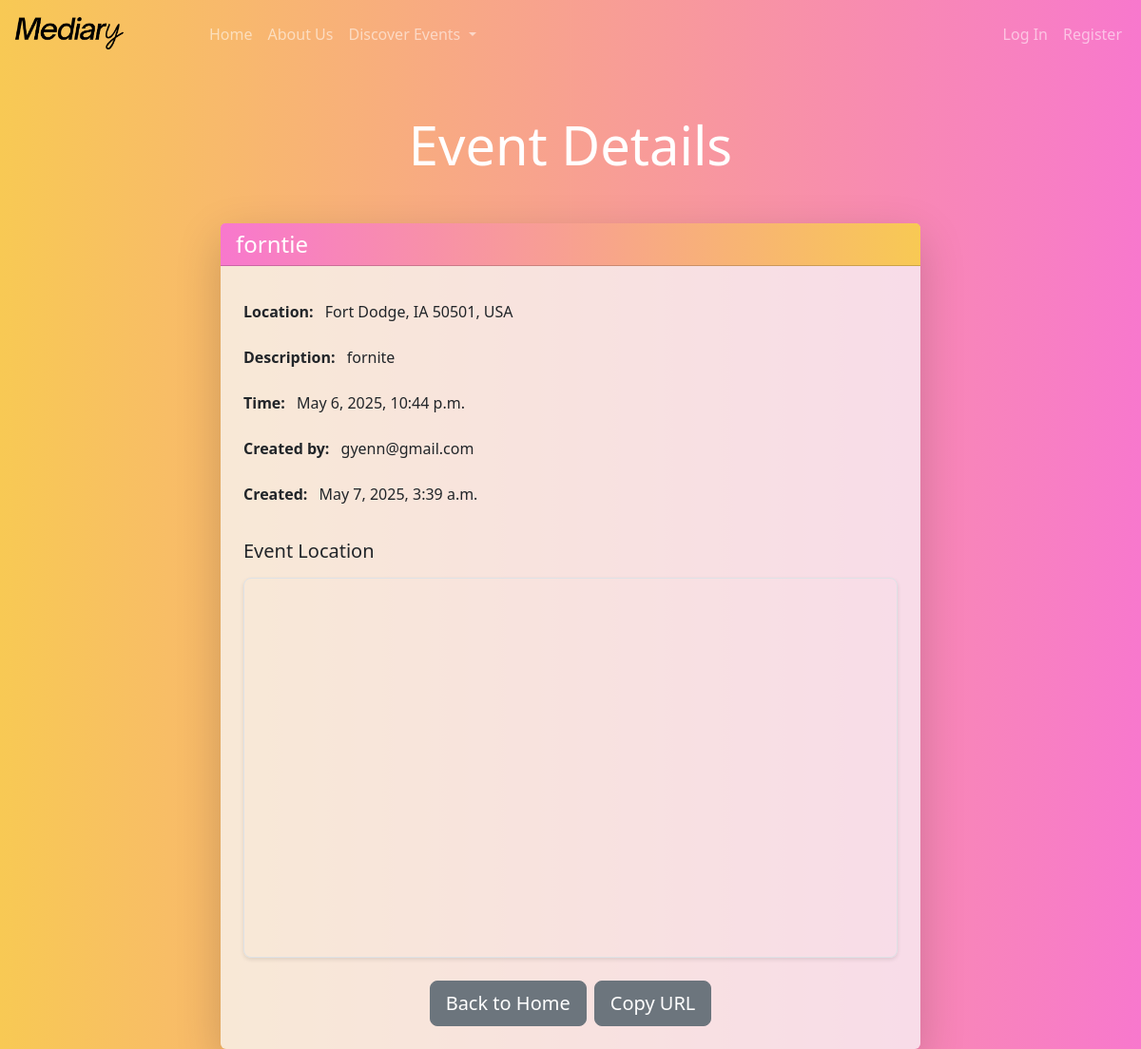
/event/2/, run on the app's committed database.
### mediary/models.py (models this page shows, shortened)
class Event(models.Model):
    user = models.ForeignKey(settings.AUTH_USER_MODEL, on_delete=models.SET_NULL, null=True, blank=True)
    created_at = models.DateTimeField(auto_now_add=True)
    title = models.CharField(max_length=255)
    location = models.CharField(max_length=255)
    description = models.CharField(max_length=255)
    time = models.DateTimeField()

class User(AbstractUser):
    email = models.EmailField(unique=True)
    username = models.CharField(max_length=150, unique=True, blank=False, null=False)
    USERNAME_FIELD = 'email'
    REQUIRED_FIELDS = []

### mediary/views.py (the view)
# urls.py: path('event/<int:event_id>/', views.event_detail, name='event_detail'),
def event_detail(request, event_id):
    event = get_object_or_404(Event, id=event_id)
    context = {'event': event}
    return render(request, 'mediary/event_detail.html', context)

### mediary/templates/mediary/event_detail.html (shortened to what this page needs)
{% extends "mediary/base.html" %}
{% load static %}
{% block content %}
<link href="https://cdn.jsdelivr.net/npm/bootstrap@5.3.2/dist/css/bootstrap.min.css" rel="stylesheet">
<div class="container mt-5">
    <h1 class="display-4 text-center mb-5 text-white">Event Details</h1>
    <div class="row justify-content-center">
        <div class="col-md-8">
            <div class="card shadow-lg border-0 bg-light bg-opacity-75">
                <div class="card-header bg-primary text-white">
                    <h2 class="h4 mb-0">{{ event.title }}</h2>
                </div>
                <div class="card-body p-4">
                    <ul class="list-group list-group-flush">
                        <li class="list-group-item bg-transparent">
                            <strong class="me-2">Location:</strong> {{ event.location }}
                        </li>
                        <li class="list-group-item bg-transparent">
                            <strong class="me-2">Description:</strong> {{ event.description }}
                        </li>
                        <li class="list-group-item bg-transparent">
                            <strong class="me-2">Time:</strong> {{ event.time|date:"F j, Y, g:i a" }}
                        </li>
                        <li class="list-group-item bg-transparent">
                            <strong class="me-2">Created by:</strong> {{ event.user.email|default:"Anonymous" }}
                        </li>
                        <li class="list-group-item bg-transparent">
                            <strong class="me-2">Created:</strong> {{ event.created_at|date:"F j, Y, g:i a" }}
                        </li>
                    </ul>
                    <div class="mt-4">
                        <h5 class="mb-3">Event Location</h5>
                        <div id="map" style="height: 400px; width: 100%; border-radius: 8px;"></div>
                    </div>
                    <div class="d-flex justify-content-center mt-4">
                        <a href="{% url 'mediary:home' %}" class="btn btn-secondary btn-lg me-2">Back to Home</a>
                        <button onclick="copyURL()" class="btn btn-secondary btn-lg">Copy URL</button>
                    </div>
                </div>
            </div>
        </div>
    </div>
</div>
{% endblock content %}

### mediary/templates/mediary/event_detail.html (style rules this page uses)
body { background: linear-gradient(90deg, #f8c954, #f878cd); min-height: 100vh; margin: 0; }
.card-header { background: linear-gradient(90deg, #f878cd, #f8c954); }
.card { background-color: rgba(255, 255, 255, 0.75); }
.list-group-item { background-color: transparent; border: none; padding: 0.75rem 0; }
#map { border: 1px solid #dee2e6; box-shadow: 0 2px 4px rgba(0, 0, 0, 0.1); }

### data on the page
Event: title "forntie", location "Fort Dodge, IA 50501, USA", description "fornite", time "May 6, 2025, 10:44 p.m.", user.email "gyenn@gmail.com", created_at "May 7, 2025, 3:39 a.m."
